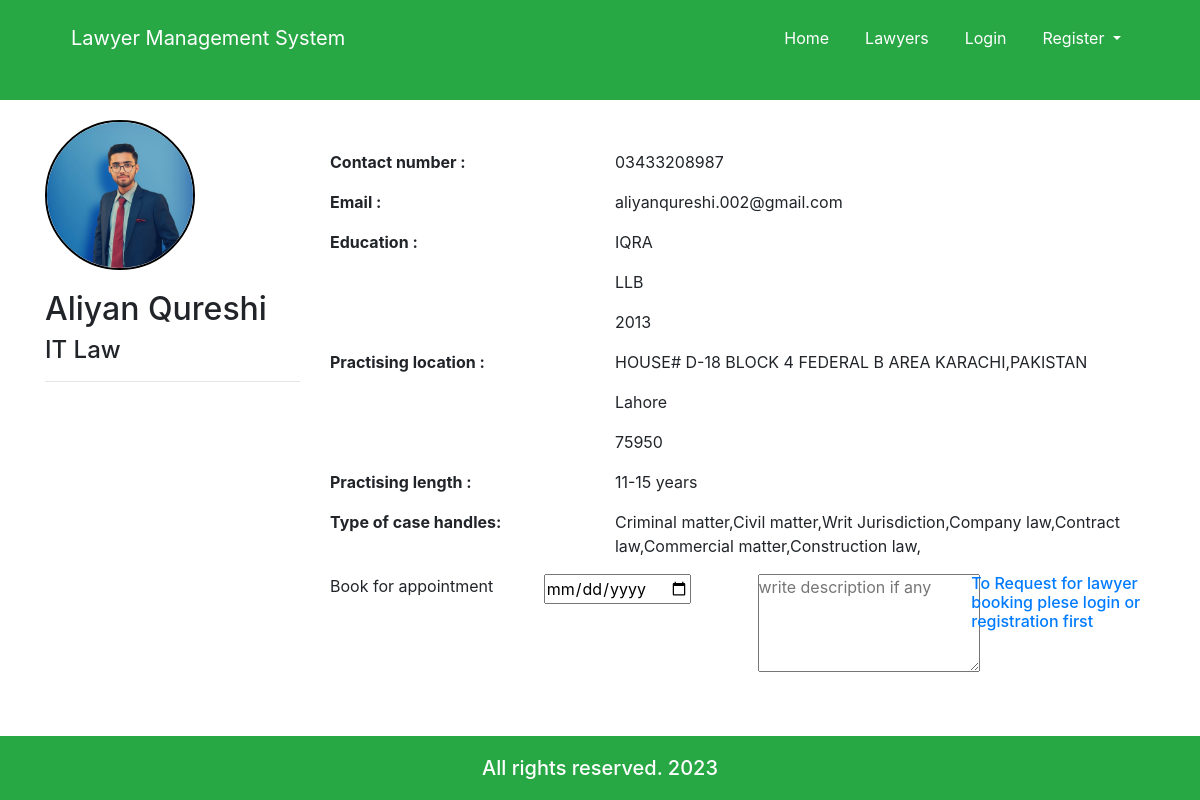
Before: /single_lawyer.php?u_id=Lawyer653bfa85ea652 with the older database file.
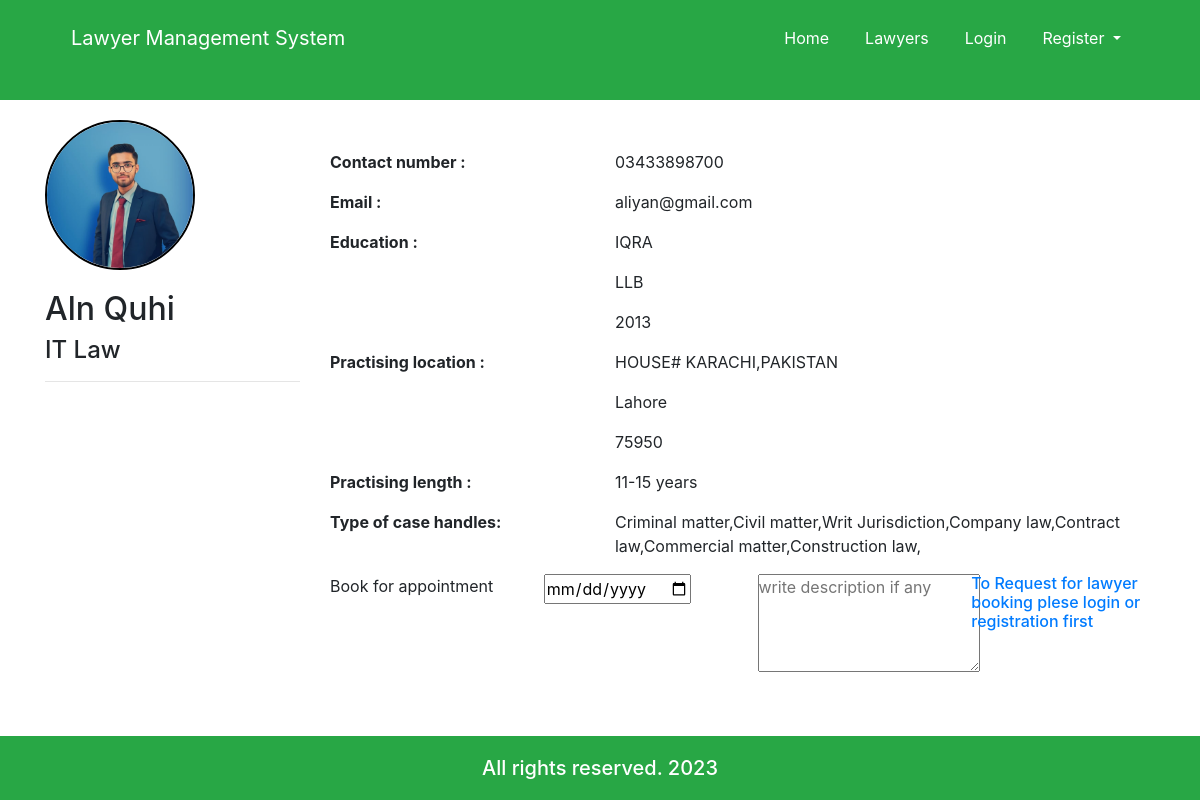
After: the same page with the newer database file.
### tables this page shows
CREATE TABLE `user` (
  `u_id` varchar(20) NOT NULL,
  `first_Name` varchar(100) NOT NULL,
  `last_Name` varchar(100) NOT NULL,
  `email` varchar(100) NOT NULL,
  `password` varchar(100) NOT NULL,
  `status` varchar(100) NOT NULL,
  `role` varchar(100) NOT NULL
);

CREATE TABLE `lawyer` (
  `lawyer_id` varchar(20) NOT NULL,
  `contact_Number` varchar(15) NOT NULL,
  `university_College` varchar(100) NOT NULL,
  `degree` varchar(100) NOT NULL,
  `passing_year` varchar(100) NOT NULL,
  `full_address` varchar(200) NOT NULL,
  `city` varchar(50) NOT NULL,
  `zip_code` varchar(50) NOT NULL,
  `practise_Length` varchar(100) NOT NULL,
  `case_handle` varchar(500) NOT NULL,
  `speciality` varchar(100) NOT NULL,
  `image` varchar(150) NOT NULL
);

### single_lawyer.php (the view, shortened to what the changed rows need)
<!doctype html>
<html lang="en">
	<head>
		<link rel="stylesheet" href="https://use.fontawesome.com/releases/v5.8.1/css/all.css">
		<link rel="stylesheet" href="css/all.css">
		<link rel="stylesheet" href="css/bootstrap.css">
		<link rel="stylesheet" href="css/style.css">
		<link rel="stylesheet" href="css/media.css">
	</head>
	<body>
		<section>
			<div class="container">
				<div class="row">
					<?php
						$conn = connect();
						$result = mysqli_query($conn,"SELECT * FROM user,lawyer WHERE user.u_id=lawyer.lawyer_id AND user.status='Active' AND user.u_id='" . $_GET['u_id'] . "'");
						while($row = mysqli_fetch_array($result)) {
						?>
						<div class="col-md-3">
							<div class="sideprofile">
								<img src="images/upload/<?php echo $row["image"]; ?>" class="img-fluid profile_img" alt="profile picture">
								<h2><?php echo $row["first_Name"]; ?> <?php echo $row["last_Name"]; ?></h2>
								<h4><?php echo $row["speciality"]; ?></h4>
								<hr>
							</div>
						</div>
						<div class="col-md-9">
							<div class="mainprofile">
								<div class="infogroup row">
									<div class="col-md-4">
										<label for="email"><b>Contact number :</b></label>
									</div>
									<div class="col-md-8">
										<p><?php echo $row["contact_Number"]; ?></p>
									</div>
								</div>
								<div class="infogroup row">
									<div class="col-md-4">
										<label for="email"><b>Email :</b></label>
									</div>
									<div class="col-md-8">
										<p><?php echo $row["email"]; ?></p>
									</div>
								</div>
								<div class="infogroup row">
									<div class="col-md-4">
										<label for="email"><b>Education :</b></label>
									</div>
									<div class="col-md-8">
										<p><?php echo $row["university_College"]; ?></p>
										<p><?php echo $row["degree"]; ?></p>
										<p><?php echo $row["passing_year"]; ?></p>
									</div>
								</div>
								<div class="infogroup row">
									<div class="col-md-4">
										<label for="email"><b>Practising location :</b></label>
									</div>
									<div class="col-md-8">
										<p><?php echo $row["full_address"]; ?></p>
										<p><?php echo $row["city"]; ?></p>
										<p><?php echo $row["zip_code"]; ?></p>
									</div>
								</div>
								<div class="infogroup row">
									<div class="col-md-4">
										<label for="email"><b>Practising length :</b></label>
									</div>
									<div class="col-md-8">
										<p><?php echo $row["practise_Length"]; ?></p>
									</div>
								</div>
								<div class="infogroup row">
									<div class="col-md-4">
										<label for="email"><b>Type of case handles:</b></label>
									</div>
									<div class="col-md-8">
										<p><?php echo $row["case_handle"]; ?></p>
									</div>
								</div>
								<form action="save_booking.php" method="post">
									<div class="row">
										<div class="col-md-3">
											Book for appointment
										</div>
										<div class="col-md-3">
											<input type="date"  name="date" >
										</div>
										<div class="col-md-3">
											<textarea name="description" id="" cols="20" rows="4" placeholder="write description if any"></textarea>
										</div>
										<div class="col-md-3 float-right">
											<?php if(isset($_SESSION['login']) && $_SESSION['login'] == TRUE){ ?>
												<input name="post" type="submit" class="btn btn-block btn-info" value="Request booking" />
												<?php }else{ ?>
												<h6><a href="login.php">To Request for lawyer booking plese login or registration first</a></h6>
											<?php }?>
										</div>
									</div>
								</form>
							</div>
						</div>
						<?php
						}
					?>
				</div>
			</div>
		</section>
			</body>
			</html>

Changed rows visible on the page:
changed user "IT Law": first_Name "Aliyan" → "Aln"; last_Name "Qureshi" → "Quhi"; lawyer.contact_Number "03433208987" → "03433898700"; email "aliyanqureshi.002@gmail.com" → "aliyan@gmail.com"; lawyer.full_address "HOUSE# D-18 BLOCK 4 FEDERAL B AREA KARACHI,PAKISTAN" → "HOUSE# KARACHI,PAKISTAN"
